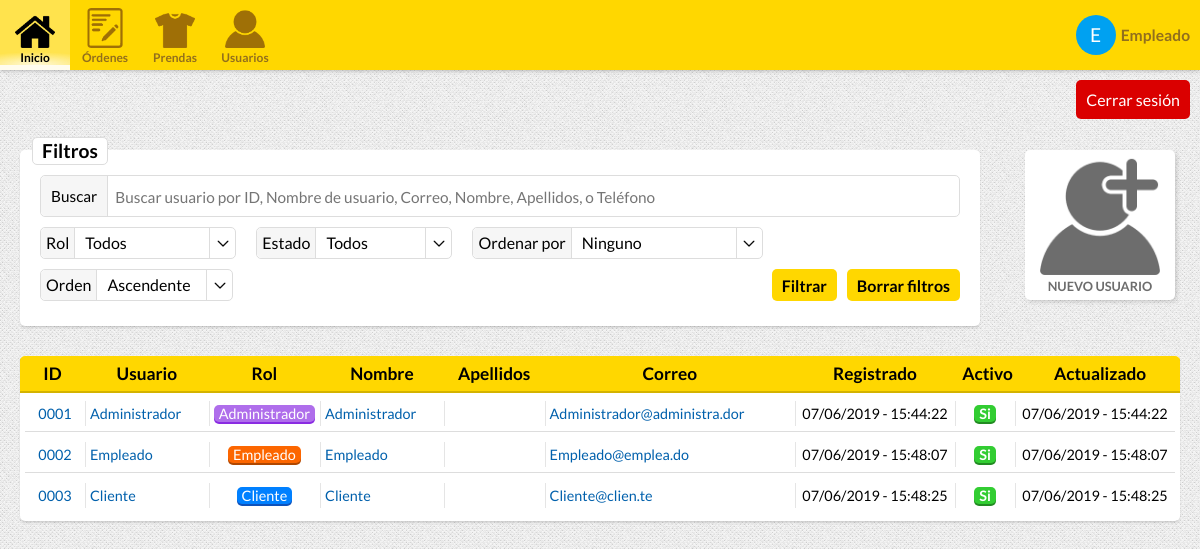
The page /users.php (signed in) on the database its author committed.
### tables this page shows
CREATE TABLE "USERS" (
	"USER_ID"	INTEGER NOT NULL PRIMARY KEY AUTOINCREMENT,
	"USERNAME"	TEXT NOT NULL,
	"NAME"	TEXT NOT NULL,
	"SURNAME"	TEXT,
	"PHONE"	INTEGER,
	"EMAIL"	TEXT NOT NULL,
	"HASHED_PASSWORD"	TEXT NOT NULL,
	"ROLE_ID"	INTEGER NOT NULL DEFAULT 0,
	"UPDATE_TIMESTAMP"	INTEGER NOT NULL,
	"REGISTER_TIMESTAMP"	INTEGER NOT NULL,
	"ACTIVE"	INTEGER NOT NULL DEFAULT 0,
	FOREIGN KEY("ROLE_ID") REFERENCES "USER_ROLES"("ROLE_ID")
);

CREATE TABLE "USER_ROLES" (
	"ROLE_ID"	INTEGER NOT NULL PRIMARY KEY AUTOINCREMENT,
	"ROLE_NAME"	TEXT NOT NULL,
	"ROLE_CSS_CLASS"	TEXT,
	"ROLE_DESCRIPTION"	TEXT
);

### Controllers/UserController.php (called while the page is built, shortened)
<?php
class UserController {
    private function connect(){
        return new PDO("sqlite:.data/data.db");
    }
    public function getUser($id){
        $db = $this->connect();
        $sql = "SELECT * FROM USERS AS U, USER_ROLES AS R WHERE USER_ID = :userID AND U.ROLE_ID = R.ROLE_ID";
        $stmt = $db->prepare($sql);
        $stmt->bindParam(':userID', $id);
        if($stmt->execute()){
            if($row = $stmt->fetch()){
               return new User(
                $row["USER_ID"],
                $row["USERNAME"],
                $row["HASHED_PASSWORD"],
                $row["EMAIL"],
                new Role(
                    $row["ROLE_ID"],
                    $row["ROLE_NAME"],
                    $row["ROLE_CSS_CLASS"],
                    $row["ROLE_DESCRIPTION"]
                ),
                $row["PHONE"],
                $row["NAME"],
                $row["SURNAME"],
                $row["REGISTER_TIMESTAMP"],
                $row["UPDATE_TIMESTAMP"],
                $row["ACTIVE"]
                );
            }
        }
        return null;
    }
    public function getUsers($searchString, $roleFilter, $stateFilter, $orderByFilter, $orderDirectionFilter, $page = 1, $itemsPerPage = 10, $noClients = false){
        $searchString = "%$searchString%";
        $page = $page - 1;
        $startFromItem = $page * $itemsPerPage;
        $users = array();
        $db = $this->connect();
        $sql = "
            SELECT
                *
            FROM
                USERS AS U,
                USER_ROLES AS R
            WHERE
                U.ROLE_ID = R.ROLE_ID";
        if(!is_null($searchString) && !empty($searchString)){
            $sql .= "
                AND (
                    LOWER(U.NAME) LIKE LOWER(:searchString) OR
                    LOWER(U.SURNAME) LIKE LOWER(:searchString) OR
                    LOWER(U.USERNAME) LIKE LOWER(:searchString) OR
                    LOWER(U.EMAIL) LIKE LOWER(:searchString) OR
                    LOWER(U.PHONE) LIKE LOWER(:searchString)
                )";
        }
        switch($orderByFilter){
            default:
                $orderBy = "U.USER_ID";
                break;
        }
        $sql .= "
            ORDER BY
                $orderBy ";
        switch ($orderDirectionFilter){
            default:
                $sql .= "ASC ";
                break;
        }
        $sql .= "
            LIMIT
                :page,
                :maxItems";
        $stmt = $db->prepare($sql);
        if(!is_null($searchString) && !empty($searchString)){
            $stmt->bindParam(':searchString', $searchString);
        }
        $stmt->bindParam(":page", $startFromItem);
        $stmt->bindParam(":maxItems", $itemsPerPage);
        if($stmt->execute()){
            while($row = $stmt->fetch()){
                array_push($users, new User(
                    $row["USER_ID"],
                    $row["USERNAME"],
                    $row["HASHED_PASSWORD"],
                    $row["EMAIL"],
                    new Role(
                        $row["ROLE_ID"],
                        $row["ROLE_NAME"],
                        $row["ROLE_CSS_CLASS"],
                        $row["ROLE_DESCRIPTION"]
                    ),
                    $row["PHONE"],
                    $row["NAME"],
                    $row["SURNAME"],
                    $row["REGISTER_TIMESTAMP"],
                    $row["UPDATE_TIMESTAMP"],
                    $row["ACTIVE"]
                ));
            }
        }
        return $users;
    }
}

### Classes/User.php (called while the page is built, shortened)
<?php
require_once("Classes/Role.php");
class User{
    private $id;
    private $username;
    private $email;
    private $role;
    private $name;
    private $registeredDate;
    private $updateDate;
    private $active;
    function __construct($id = 0, $username, $password = null, $email, $role, $telephone, $name, $surname, $registeredDate, $updateDate, $active = 0){
        $this->id = $id;
        $this->username = $username;
        $this->email = $email;
        $this->role = $role;
        $this->name = $name;
        $registeredDateOb = new DateTime();
        $registeredDateOb->setTimestamp($registeredDate);
        $this->registeredDate = $registeredDateOb;
        $updateDateOb = new DateTime();
        $updateDateOb->setTimestamp($updateDate);
        $this->updateDate = $updateDateOb;
        if($active == 0){
            $this->active = false;
        }else {
            $this->active = true;
        }
    }
    function getId(){
        return $this->id;
    }
    function getUsername(){
        return $this->username;
    }
    function getEmail(){
        return $this->email;
    }
    function getRole(){
        return $this->role;
    }
    function getName(){
        return $this->name;
    }
    function getRegisteredDateString(){
        $date = $this->registeredDate;
        return $date->format('d/m/Y - H:i:s');
    }
    function getUpdateDateString(){
        $date = $this->updateDate;
        return $date->format('d/m/Y - H:i:s');
    }
    function isActive(){
        return $this->active;
    }
}

### Classes/Role.php (called while the page is built, shortened)
<?php
class Role{
    private $id;
    private $name;
    private $cssClass;
    function __construct($id, $name, $cssClass, $description = ""){
        $this->id = $id;
        $this->name = $name;
        $this->cssClass = $cssClass;
    }
    function getID(){
        return $this->id;
    }
    function getName(){
        return $this->name;
    }
    function getCssClass(){
        return $this->cssClass;
    }
}

### ViewControllers/usersViewController.php (the view, shortened to what this page needs)
<?php
require_once("Controllers/UserController.php");
require_once("Classes/User.php");
require_once("Classes/Role.php");
require_once("ViewControllers/vistaController.php");
$userController = new UserController();
if(isset($_SESSION["userID"])){
    $sessionUser = $userController->getUser($_SESSION["userID"]);
    $sessionUserRole = $sessionUser->getRole();
}else {
    header("location: login.php");
}
if($sessionUserRole->getID() == 0){
    $client = true;
}elseif($sessionUserRole->getID() == 1){
    $employee = true;
}elseif($sessionUserRole->getID() == 2){
    $admin = true;
}
$page = 1;
$search = "";
$userRoleFilter = -1;
$state = -1;
$orderBy = -1;
$orderDirection = -1;
$users = $userController->getUsers($search, $userRoleFilter,$state,$orderBy,$orderDirection, $page);
function showRoleFilter(){
    ?>
    <label class="boxed-select" id="role-filter">
        <div>Rol</div>
    </label>
    <?php
}
function showUsersTable(){
    global $users;
    ?>
    <div class="table-container">
        <table class="user-table">
            <tr class="header-responsive-desktop">
                <th>ID</th>
                <th>Usuario</th>
                <th>Rol</th>
                <th>Nombre</th>
                <th>Apellidos</th>
                <th>Correo</th>
                <th>Registrado</th>
                <th>Activo</th>
                <th>Actualizado</th>
            </tr>
            <?php
            if(sizeof($users) > 0){
                foreach($users as $user){
                    $role = $user->getRole();
                    ?>
            <tr class="user">
                <td class="id a-center"><span class="responsive-label">ID</span><a href="user.php?<?=http_build_query(array("id" => $user->getID()))?>"><?=str_pad($user->getID(), 4, "0", STR_PAD_LEFT)?></a></td>
                <td class="username"><span class="responsive-label">Usuario</span> <a href="user.php?<?=http_build_query(array("id" => $user->getID()))?>"><?=$user->getUsername()?></a></td>
                <td class="role a-center"><span class="responsive-label">Rol</span><a href="users.php?<?=http_build_query(array("userRole" => $role->getID()))?>" class="label-box <?=$role->getCssClass()?>"><?=$role->getName()?></a></td>
                <td class="name"><span class="responsive-label">Nombre</span> <a href="user.php?<?=http_build_query(array("id" => $user->getID()))?>"><?=$user->getName()?></a></td>
                <td class="surname"><span class="responsive-label">Apellidos</span> <a href="user.php?<?=http_build_query(array("id" => $user->getID()))?>"><?=$user->getSurname()?></a></td>
                <td class="email"><span class="responsive-label">Correo</span><a href="user.php?<?=http_build_query(array("id" => $user->getID()))?>"><?=$user->getEmail()?></a></td>
                <td class="registration-date date a-center"><span class="responsive-label">Registro</span><span><?=$user->getRegisteredDateString()?></span></td>
                <td class="active a-center"><span class="responsive-label">Activo</span><a href="users.php?<?=http_build_query(array("state" => $user->isActive()?1:0))?>" class="label-box <?=$user->isActive()?"enabled":"disabled"?>"><?=$user->isActive()?"Si":"No"?></a></td>
                <td class="update-date date a-center"><span class="responsive-label">Actualizado</span><span><?=$user->getUpdateDateString()?></span></td>
            </tr>
                    <?php
                }
            }else{
                ?><tr class="user no-items"><td colspan="9">No se han encontrado usuarios</td></tr><?php
            }
            ?>
        </table>
    </div>
    <?php
}

### includes/navbar.inc (shortened to what this page needs)
<?php
$logoutParams = $_GET;
$logoutParams["logout"] = "";
?>
    <nav class="top-header">
        <a class="menu-item" href="index.php">
            <img src="media/img/inicio.png">
            <div class="label">Inicio</div>
        </a>
        <a class="menu-item" href="orders.php">
            <img src="media/img/order.png">
            <div class="label">Órdenes</div>
        </a>
        <?php
        if($employee||$admin){
            ?>
        <a class="menu-item" href="clothes.php">
            <img src="media/img/prendas.png">
            <div class="label">Prendas</div>
        </a>
        <a class="menu-item" href="users.php">
            <img src="media/img/users.png">
            <div class="label">Usuarios</div>
        </a>
            <?php
        }
        ?>
        <a class="menu-item user" href="user.php?id=<?=$sessionUser->getID()?>">
            <div class="user-avatar"><?=substr($sessionUser->getName(), 0,1) . substr($sessionUser->getSurname(), 0,1)?></div>
            <div class="username"><?=$sessionUser->getName()." ".$sessionUser->getSurname()?></div>
        </a>
    </nav>
    <a class="logout-button" href="?<?=http_build_query($logoutParams)?>">Cerrar sesión</a>

### rows shown on the page
users: NAME "E", NAME "Empleado", USER_ID "0002", ROLE_ID.ROLE_NAME "Empleado", EMAIL "Empleado@emplea.do", REGISTER_TIMESTAMP "07/06/2019 - 15:48:07", ACTIVE "Si", UPDATE_TIMESTAMP "07/06/2019 - 15:48:07"
users: ACTIVE "0001", ROLE_ID.ROLE_NAME "Administrador", NAME "Administrador", EMAIL "Administrador@administra.dor", REGISTER_TIMESTAMP "07/06/2019 - 15:44:22", shows "Si", UPDATE_TIMESTAMP "07/06/2019 - 15:44:22"
users: USER_ID "0003", ROLE_ID.ROLE_NAME "Cliente", NAME "Cliente", EMAIL "Cliente@clien.te", REGISTER_TIMESTAMP "07/06/2019 - 15:48:25", ACTIVE "Si", UPDATE_TIMESTAMP "07/06/2019 - 15:48:25"
